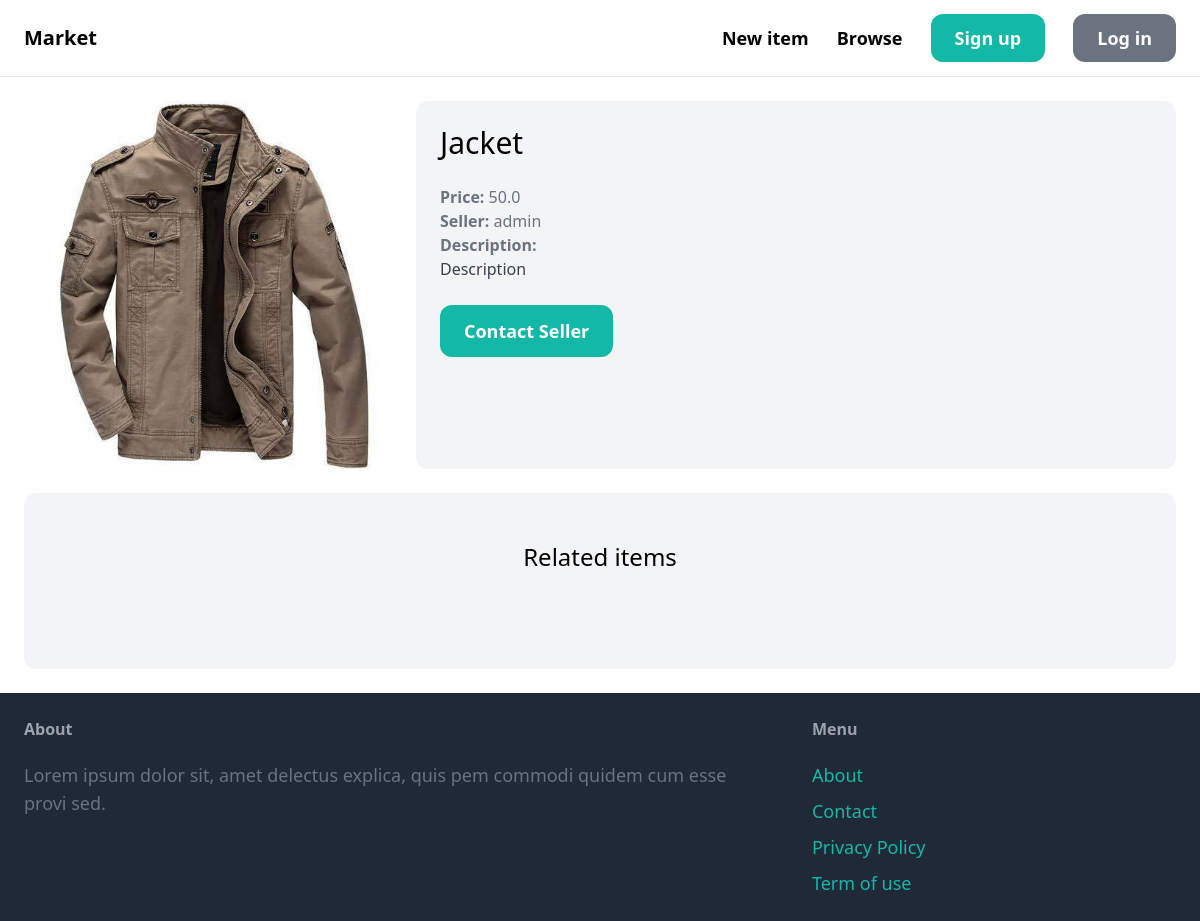
The page /items/2/ on the database as committed earlier.
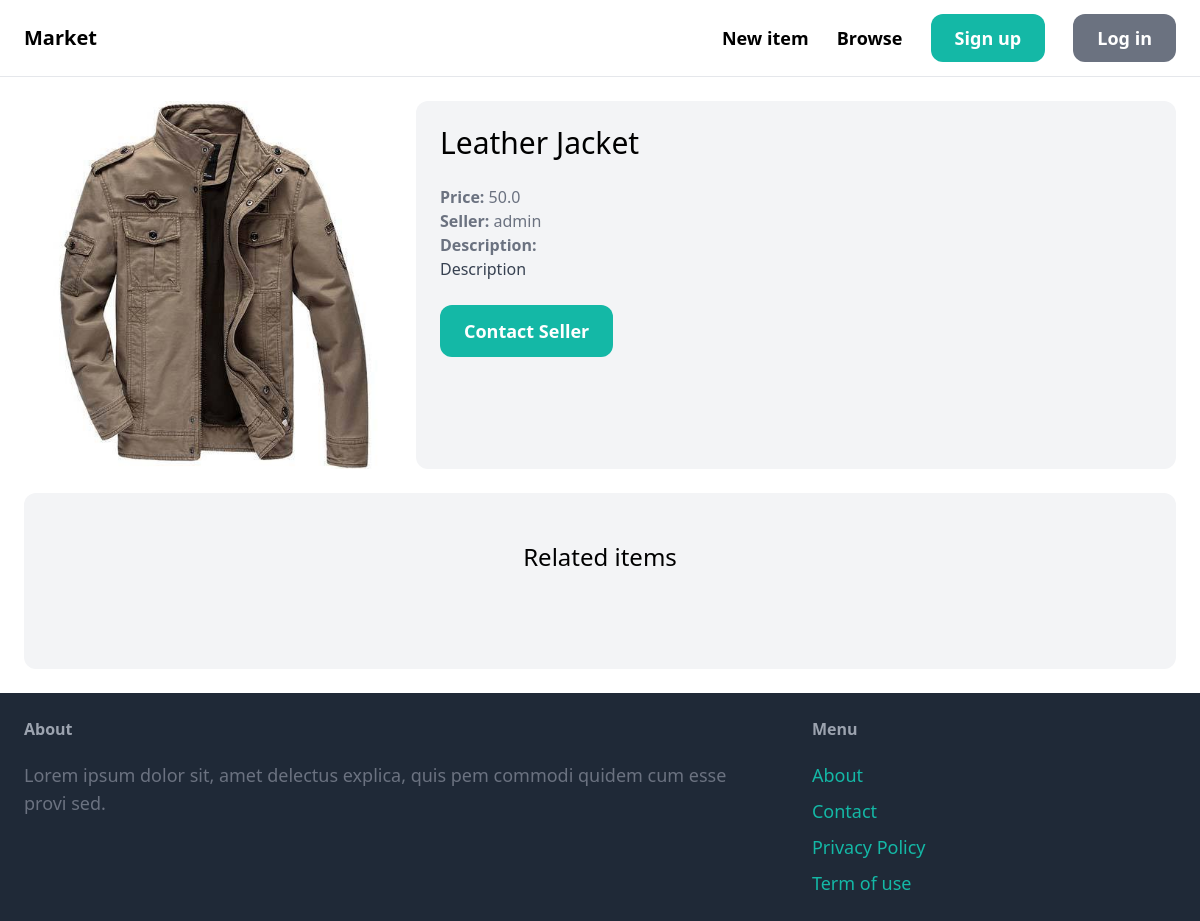
The same page on the database as committed later.
### item/models.py (models this page shows, shortened)
class Item(models.Model):
    category = models.ForeignKey(Category, related_name='items', on_delete=models.CASCADE)
    name = models.CharField(max_length=255)
    description = models.TextField(blank=True, null=True)
    price = models.FloatField()
    image = models.ImageField(upload_to='item_images', blank=True, null=True)
    is_sold = models.BooleanField(default=False)
    created_by = models.ForeignKey(User, related_name= 'Items', on_delete=models.CASCADE)
    created_at = models.DateTimeField(auto_now_add=True)

### item/views.py (the view)
# urls.py: path('<int:pk>/', views.detail, name='detail'),
def detail(request, pk):
    item = get_object_or_404(Item, pk=pk)
    related_items = Item.objects.filter(category=item.category, is_sold=False).exclude(pk=pk)[0:3]
    return render(request, 'item/detail.html', {
        'item': item,
        'related_items': related_items
    })

### item/templates/item/detail.html (shortened to what this page needs)
{% extends 'core/base.html' %}
{% block content %}
<div class="grid grid-cols-3  gap-6">
    <div class="col-apan-3">
        <img src="{{ item.image.url }}" class="rounded-xl">
    </div>
    <div class="col-span-2 p-6 bg-gray-100 rounded-xl">
        <h1 class="mb-6 text-3xl">{{ item.name }}</h1>
        <p class="text-gray-500"><strong>Price: </strong>{{ item.price }}</p>
        <p class="text-gray-500"><strong>Seller: </strong>{{ item.created_by.username }}</p>
        {% if item.description %}
            <p class="text-gray-700">
                <strong class="text-gray-500">Description: </strong><br>
                {{ item.description}}
            </p>
        {% endif %}
        {% if request.user == item.created_by %}
        <div class="mt-6 p-6 bg-white rounded-xl">
            <p>This is your item!</p>
            <a href="{% url 'item:edit' item.id %}" class="inline-block mt-6 px-6 py-3 text-lg font-semibold bg-teal-500 text-white rounded-xl">Edit</a>
            <a href="{% url 'item:delete' item.id %}" class="inline-block mt-6 px-6 py-3 text-lg font-semibold bg-red-500 text-white rounded-xl">Delete</a>
        </div>
        {% else %}
        <a href="{% url 'conversation:new' item.id %}" class="inline-block mt-6 px-6 py-3 text-lg font-semibold bg-teal-500 text-white rounded-xl hover:bg-teal-700">Contact Seller</a>
        {% endif%}
    </div>
</div>
<div class="mt-6 px-6 py-12 bg-gray-100 rounded-xl">
    <h2 class="mb-12 text-2xl text-center">Related items</h2>
</div>
{% endblock %}

Rows that differ between the two databases and show on the page:
changed Item "Description": name "Jacket" → "Leather Jacket"
